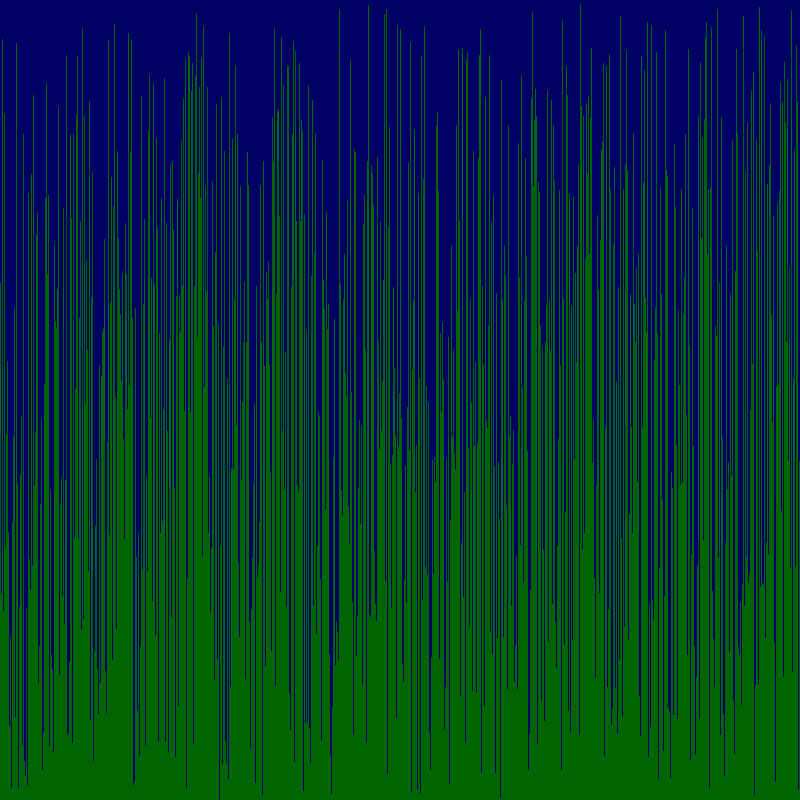
Frame 1 (no input)
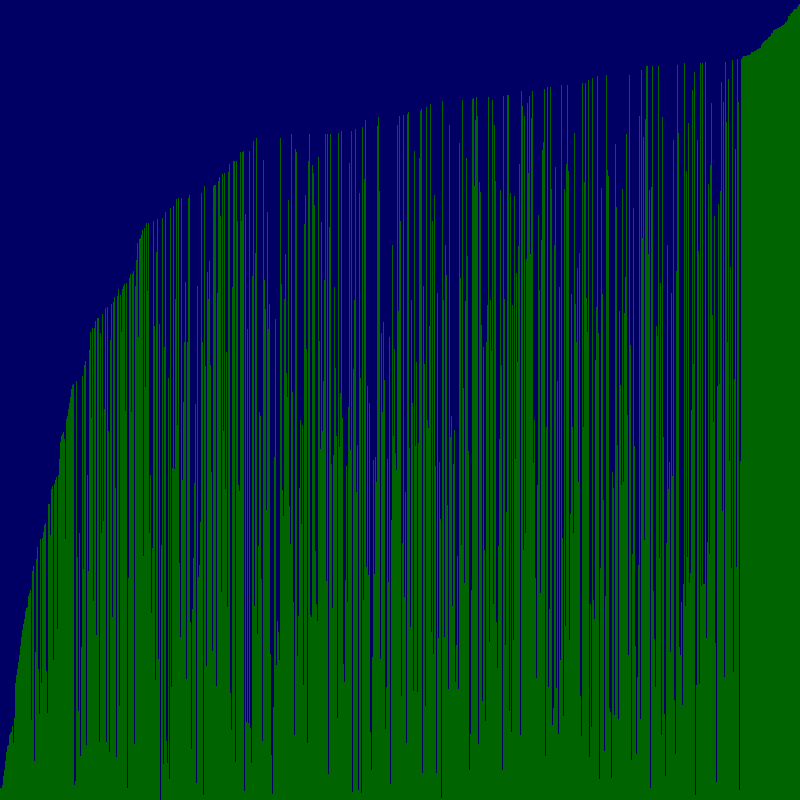
Frame 60 (the mouse pressed at the canvas centre just before this capture)
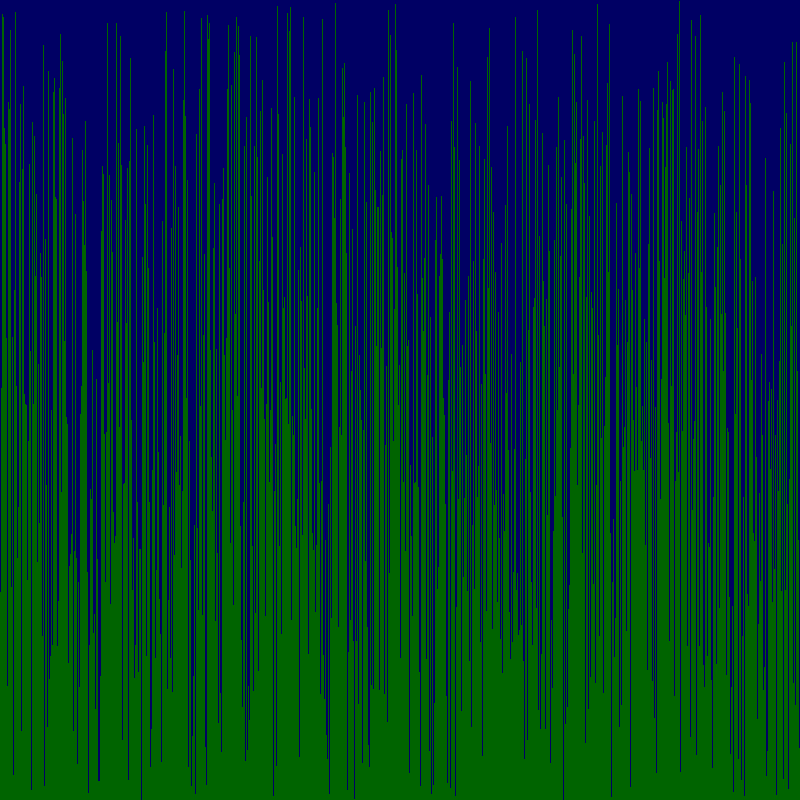
Frame 120 (the mouse held since frame 60 and released just before this capture)

The Processing sketch that drew these frames (run headless with seeded random() and noise(); from frame 60 on, the mouse is pressed at the canvas centre):

// Processing sketch: VisualArraySorter
// ── VisualArraySorter.pde
///1. create an array of ints. don't initialize it yet.
int[] number;
void setup() {
  //2. set the size of your window
  size(800,800);
  //  if you are using Processing 3, you cannot use variables
  //  because the developers don't know how programming is supposed to work.

  //3. initialize your array with the built in width variable
  number = new int[800];
  //4. initialize the ints in the array with random numbers
  //   from 0 to the built in height variable
    for (int i = 0; i < number.length; i++) {
      number[i]= (int)random(height);
    }
  //5. call the noStroke() method
noStroke();
}

void draw() {
  //6. set the background color with background(r, g, b);
  background(0,0,100);
  //7. set the color for your graph
  fill(0,100,0);
  //8. draw a rectangle for each int in your array.
  //   the x value will be the current index in the array
  //   the y value will the height variable
  //   the width is 1 (one)
  //   the height is negative the value of the element at the current index of the array
for(int i=0; i<number.length; i++){
  rect(i, height, 1, -number[i]);
}

  //9. call the stepSort method
stepSort(number);

  //11. call the method you made in step 10 when the mouse is pressed
  if(mousePressed){
    randomizeArray();
  }
}

//10. extract the code that randomizes the array into a method.
void randomizeArray(){
    for (int i = 0; i < number.length; i++) {
      number[i]= (int)random(height);
    }
}
void stepSort(int[] arr) {
  for (int i = 1; i < arr.length; i++) {
    if (arr[i - 1] > arr[i]) {
      int t = arr[i];
      arr[i] = arr[i - 1];
      arr[i - 1] = t;
    }
  }
}
